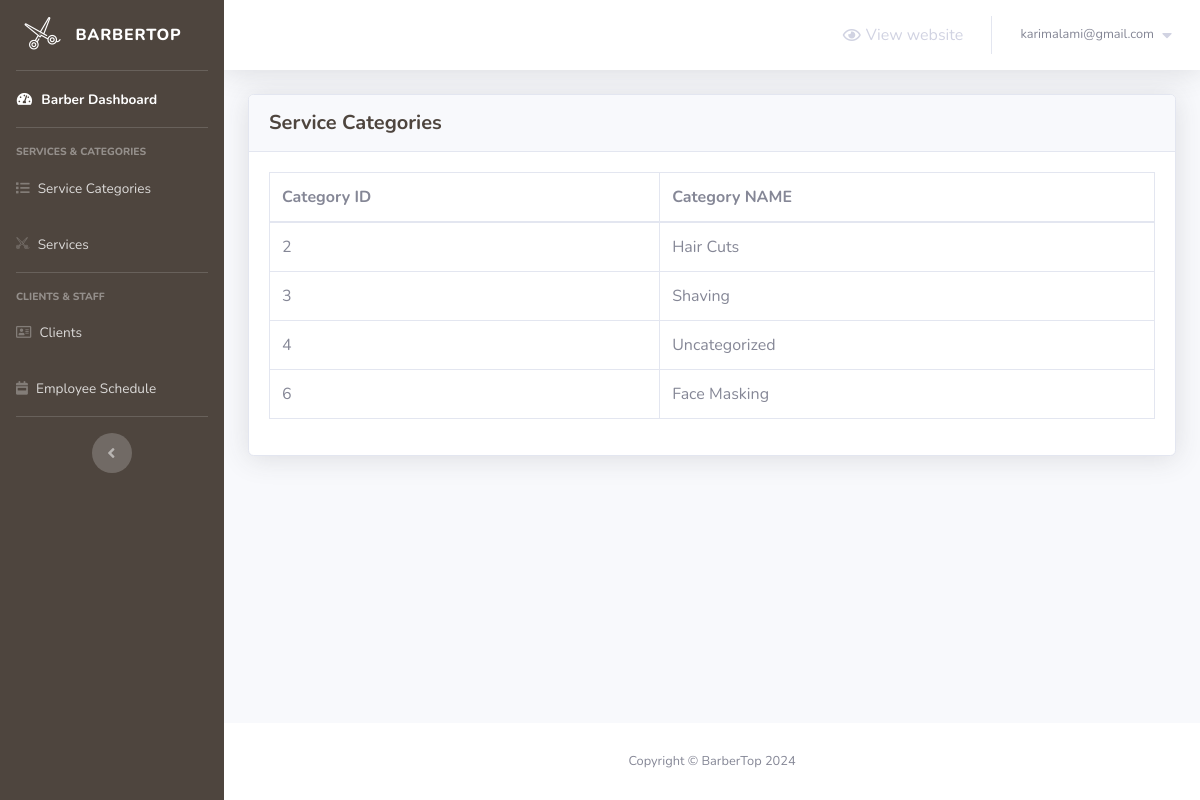
The page /barber/service-categories.php (signed in) on the database as committed earlier.
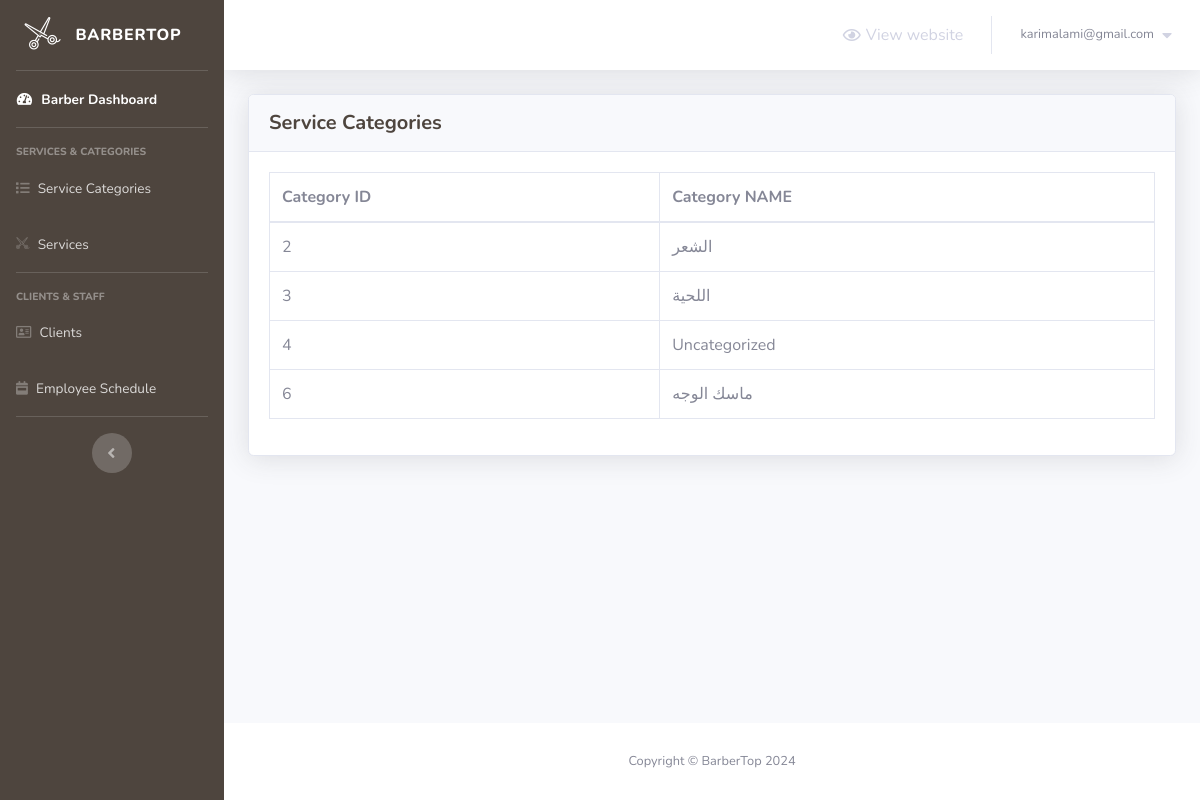
The same page on the database as committed later.
### tables this page shows
CREATE TABLE `service_categories` (
  `category_id` int(2) NOT NULL,
  `category_name` varchar(50) NOT NULL
);

### barber/service-categories.php (the view, shortened to what this page needs)
<?php
    include 'connect.php';
    include 'Includes/header.php';
    if(isset($_SESSION['email_barbertop']) && isset($_SESSION['password_barbertop']))
    {
?>
        <div class="container-fluid">
            <?php
                $stmt = $con->prepare("SELECT * FROM service_categories");
                $stmt->execute();
                $rows_categories = $stmt->fetchAll();
            ?>
            <div class="card shadow mb-4">
                <div class="card-header py-3">
                    <h5 class="m-0 font-weight-bold text-primary">Service Categories</h5>
                </div>
                <div class="card-body">
                    <div class="table-responsive">
                        <table class="table table-bordered" id="dataTable" width="100%" cellspacing="0">
                            <thead>
                                <tr>
                                    <th>Category ID</th>
                                    <th>Category NAME</th>
                                </tr>
                            </thead>
                            <tbody>
                                <?php
                                foreach($rows_categories as $category)
                                {
                                    echo "<tr>";
                                        echo "<td>";
                                            echo $category['category_id'];
                                        echo "</td>";
                                        echo "<td>";
                                            echo $category['category_name'];
                                        echo "</td>";
                                    echo "</tr>";
                                }
                            ?>
                            </tbody>
                        </table>
                    </div>
                </div>
            </div>
        </div>
<?php
        include 'Includes/footer.php';
    }
    else
    {
        header('Location: login.php');
        exit();
    }
?>

Rows that differ between the two databases and show on the page:
changed service_categories id 2: category_name "Hair Cuts" → "الشعر"
changed service_categories id 3: category_name "Shaving" → "اللحية"
changed service_categories id 6: category_name "Face Masking" → "ماسك الوجه"
